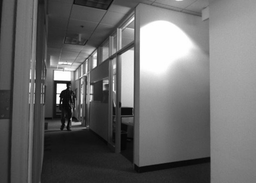
#> input picture HW4/HW4_Submission/frameLeftgray.png, 256 x 183 px, shrunk from 719 x 514 before the run
$ jupyter execute Task4.ipynb
#> lines starting #> are read from the running program, lines starting #| are printed output that depends on the picture; after the words box and inside, x2 and y2 are one past the last pixel; in counts of white or black regions, pixels touching at a corner belong together
### HW4/HW4_Submission/disparitySSD.py
#--------------------------------------------%
# Rohit Kharat and Reid Glaze
# Course Code: CSCI 5722
# Homework 4: Function disparitySSD
# Instructor: Prof. Ioana Fleming
#--------------------------------------------%

import numpy as np
import cv2
import matplotlib.pyplot as plt

# Function definition disparitySSD
def disparitySSD(leftImg, rightImg, winSize, maxSearchBound):

    # Gaussian Blurring for winSize > 1
    if (winSize > 1):
        leftImg = cv2.GaussianBlur(leftImg, (winSize, winSize), 0)
        rightImg = cv2.GaussianBlur(rightImg, (winSize, winSize), 0)

    # Converting image type to double
    leftImg = np.double(leftImg)
    rightImg = np.double(rightImg)

    # Initialization of output image
    outImg = np.zeros(leftImg.shape)

    # Left Image pixel matching
    for row in range(leftImg.shape[0] - (winSize - 1)):
        for col in range(leftImg.shape[1] - (winSize - 1)):
            matLeft = leftImg[row:row + winSize, col:col + winSize]
            disparityList = []
            if col - maxSearchBound >= 0:
                # Right Image pixel matching with maxSearchBound at Epipolar Lines
                for disparityRange in range(maxSearchBound):
                    matRight = rightImg[row:row + (winSize), col - disparityRange:col - disparityRange + (winSize)]
                    SD = (matRight - matLeft) ** 2
                    SSD = np.sum(SD)
                    disparityList.append(SSD)
                minDispVal = min(disparityList)
                dispIndex = disparityList.index(minDispVal) # Storing index of minimum disparity value
                outImg[row, col] = dispIndex
            else:
                pass

    # Normalization of pixel values
    #outImg = 255 * outImg / maxSearchBound
    outImg = 255 * outImg / (np.max(outImg))
    outImg = np.uint8(outImg)
    return outImg

### HW4/HW4_Submission/Task4.ipynb
[cell 1]
import numpy as np
import cv2
import matplotlib.pyplot as plt

from disparitySSD import disparitySSD

import warnings
warnings.filterwarnings("ignore")

[cell 2]
def detectOutliers(disparityLeft2Right, disparityRight2Left, userThresh):

    siz = np.shape(disparityLeft2Right)
    outliersImg = np.zeros(siz)

    for row in range(0, siz[0]):
        for col in range(0, siz[1]):

            # Inliers
            if (disparityLeft2Right[row, col] - disparityRight2Left[row, col]) <= userThresh:
                outliersImg[row,col] = 0
            # Outliers
            else:
                outliersImg[row,col] = 1

    return outliersImg

# Reading images
leftImg = cv2.imread('frameLeftgray.png', 0)
#> leftImg is the input picture: shape (183, 256); min 2, max 255, mean 107
rightImg = cv2.imread('frameRightgray.png', 0)
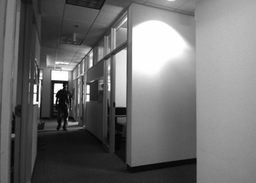
#> input picture HW4/HW4_Submission/frameRightgray.png, 256 x 183 px, shrunk from 719 x 514 before the run
#> rightImg is the input picture: shape (183, 256); min 0, max 255, mean 112

# Calling L2R and R2L disparity maps for window size 3 and 5
disparityLeft2Right_3 = disparitySSD(leftImg, rightImg, 3, 15)
#> after the loop in disparitySSD, `for row in range(leftImg.shape[0] - (winSize - 1)):`:
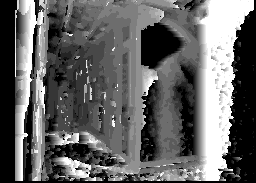
#> outImg: shape (183, 256) float64; min 0, max 14, mean 5.54; drawn with min black and max white
disparityRight2Left_3 = disparitySSD(rightImg, leftImg, 3, 15)
#> call 2 of disparitySSD, with winSize = 3, maxSearchBound = 15
#> after the loop in disparitySSD (call 2), `for row in range(leftImg.shape[0] - (winSize - 1)):`:
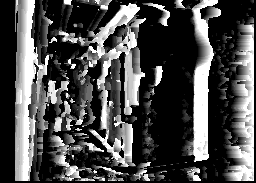
#> outImg: shape (183, 256) float64; min 0, max 14, mean 4.2; drawn with min black and max white

disparityLeft2Right_5 = disparitySSD(leftImg, rightImg, 5, 15)
#> call 3 of disparitySSD, with winSize = 5, maxSearchBound = 15
#> in disparitySSD (call 3), `leftImg = cv2.GaussianBlur(leftImg, (winSize, winSize), 0)`:
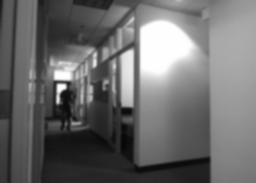
#> leftImg: shape (183, 256); min 7, max 254, mean 107
#> in disparitySSD (call 3), `rightImg = cv2.GaussianBlur(rightImg, (winSize, winSize), 0)`:
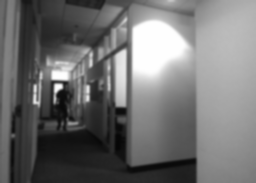
#> rightImg: shape (183, 256); min 6, max 254, mean 112.1
#> after the loop in disparitySSD (call 3), `for row in range(leftImg.shape[0] - (winSize - 1)):`:
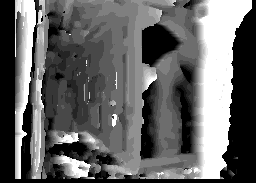
#> outImg: shape (183, 256) float64; min 0, max 14, mean 5.54; drawn with min black and max white
disparityRight2Left_5 = disparitySSD(rightImg, leftImg, 5, 15)
#> call 4 of disparitySSD, with winSize = 5, maxSearchBound = 15
#> after the loop in disparitySSD (call 4), `for row in range(leftImg.shape[0] - (winSize - 1)):`:
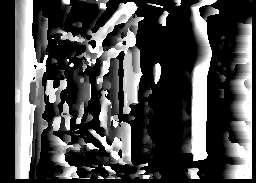
#> outImg: shape (183, 256) float64; min 0, max 14, mean 3.96; drawn with min black and max white


# Calling detectOutliers function for window size 3 and 5
outliersImg3 = detectOutliers(disparityLeft2Right_3, disparityRight2Left_3, 1)
#> after the loop in detectOutliers, `for row in range(0, siz[0]):`:
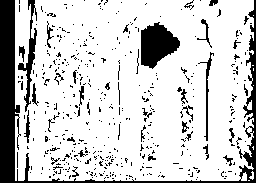
#> outliersImg: shape (183, 256) float64; values 0 (black) and 1 (white), 80.7% white; 425 black regions (388 under 20 px), largest, box (x1, y1, x2, y2) and area: (0, 0, 256, 183) 4531, (141, 22, 180, 69) 1187, (18, 0, 37, 112) 533
outliersImg5 = detectOutliers(disparityLeft2Right_5, disparityRight2Left_5, 1)
#> call 2 of detectOutliers, with userThresh = 1
#> after the loop in detectOutliers (call 2), `for row in range(0, siz[0]):`:
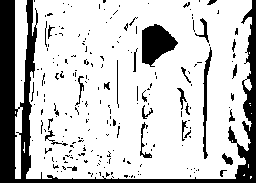
#> outliersImg: shape (183, 256) float64; values 0 (black) and 1 (white), 78.3% white; 218 black regions (190 under 20 px), largest, box (x1, y1, x2, y2) and area: (0, 0, 256, 183) 6942, (142, 24, 178, 67) 968, (203, 47, 212, 159) 346

# Subplots
fig = plt.figure(figsize=(14,10))

plt.subplot(1, 2, 1)
plt.title('Outliers Image: Window Size 3')
plt.imshow(outliersImg3, cmap='gray')

plt.subplot(1, 2, 2)
plt.title('Outliers Image: Window Size 5')
plt.imshow(outliersImg5, cmap='gray')
